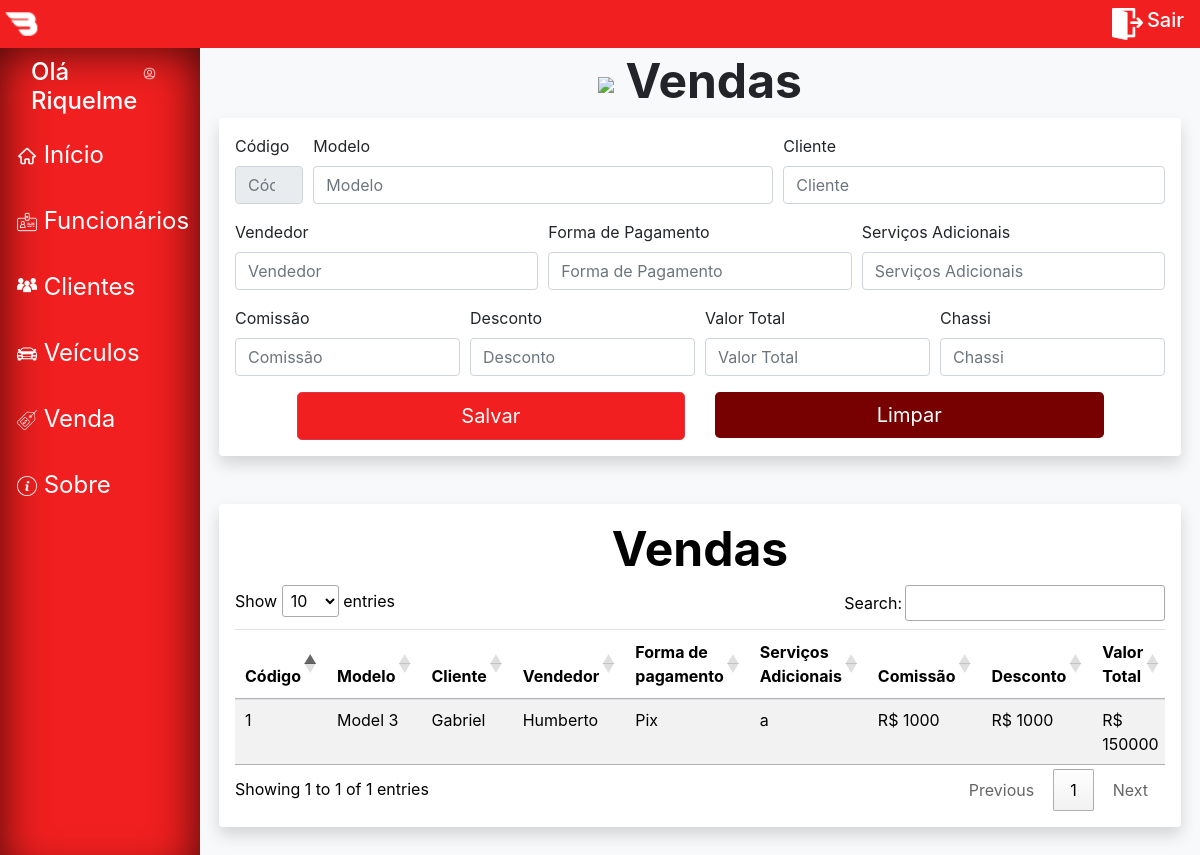
The app's page /BorgesCar/view/venda.php (signed in) with its own data.
### tables this page shows
CREATE TABLE IF NOT EXISTS `tb_venda` (
  `vnd_codigo` int NOT NULL AUTO_INCREMENT,
  `vnd_modelo` varchar(255) NOT NULL,
  `vnd_cliente` varchar(255) NOT NULL,
  `vnd_vendedor` varchar(255) NOT NULL,
  `vnd_formadepagamento` varchar(100) NOT NULL,
  `vnd_servicoadd` varchar(255) NOT NULL,
  `vnd_comissao` double NOT NULL,
  `vnd_desconto` double NOT NULL,
  `vnd_valortotal` double NOT NULL,
  `vnd_chassi` varchar(30) NOT NULL,
  PRIMARY KEY (`vnd_codigo`)
);

### BorgesCar/DAO/DVenda.php (called while the page is built, shortened)
<?php
class DVenda
{
    public static function carregarVenda()
    {
        $conexaoBD = Conexao::criarInstancia();
        $sql = "SELECT * FROM tb_venda;";
        try {
            $stmt = $conexaoBD->query($sql);
            return $stmt->fetchALL();
        } catch (Exception $ex) {
            echo $ex;
            return 0;
        }
    }
}

### BorgesCar/Controller/CVenda.php (called while the page is built, shortened)
<?php
include "../DAO/DVenda.php";
class CVenda
{
    public static function retornarVenda()
    {
        $venda = DVenda::carregarVenda();
        return $venda;
    }
}

### BorgesCar/View/venda.php (the view, shortened to what this page needs)
<?php
include "../Controller/CVenda.php";
$listaVenda = CVenda::retornarVenda();
?>
<!DOCTYPE html>
<html lang="pt-br">
<head>
    <link rel="stylesheet" href="https://stackpath.bootstrapcdn.com/bootstrap/4.1.3/css/bootstrap.min.css"
>
    <link rel="stylesheet" type="text/css" href="https://cdn.datatables.net/1.11.4/css/jquery.dataTables.css">
    <link rel="stylesheet" href="../CSS/style.css">
</head>
<body>
    <?php
    include "../componentes/navbar.php"
        ?>
    <div class="container mw-100">
        <div class="row" style="height: 100vh;">
            <?php
            include "../componentes/btn_barra.php"
                ?>
            <div class="col-sm-10 m-0 p-1 bg-light" id="myGroup">
                <div class="container">
                    <h1 style="font-size: 300%; text-align: center;" class="font-weight-bold">
                        <img src="../Imagens/vendas b.png" width="4%">
                        Vendas
                    </h1>
                    <div class="container shadow p-3 mb-5 bg-white rounded w-auto">
                        <form action="../Controller/rotas.php?acao=salvar&tipo=venda" method="POST">
                            <div class="form-row">
                                <div class="form-group col-md-1">
                                    <label for="codigo">Código</label>
                                    <input class="form-control" type="number" name="codigo" id="codigo" readonly
                                        placeholder="Código" value="<?php echo filter_input(INPUT_GET, "codigo") ?>">
                                </div>
                                <div class="form-group col-md-6">
                                    <label for="modelo">Modelo</label>
                                    <input type="text" class="form-control" id="modelo" name="modelo" placeholder="Modelo"
                                        value="<?php echo filter_input(INPUT_GET, "modelo") ?>">
                                </div>
                                <div class="form-group col-md-5">
                                    <label for="cliente">Cliente</label>
                                    <input type="text" class="form-control" id="cliente" name="cliente"
                                        placeholder="Cliente" value="<?php echo filter_input(INPUT_GET, "cliente") ?>">
                                </div>
                            </div>
                            <div class="form-row">
                                <div class="form-group col-md-4">
                                    <label for="vendedor">Vendedor</label>
                                    <input type="text" class="form-control" id="vendedor" name="vendedor"
                                        placeholder="Vendedor"
                                        value="<?php echo filter_input(INPUT_GET, "vendedor") ?>">
                                </div>
                                <div class="form-group col-md-4">
                                    <label for="formadepagamento">Forma de Pagamento</label>
                                    <input type="text" class="form-control" id="formadepagamento"
                                        name="formadepagamento" placeholder="Forma de Pagamento"
                                        value="<?php echo filter_input(INPUT_GET, "formadepagamento") ?>">
                                </div>
                                <div class="form-group col-md-4">
                                    <label for="servicoadd">Serviços Adicionais</label>
                                    <input type="text" class="form-control" id="servicoadd" name="servicoadd"
                                        placeholder="Serviços Adicionais"
                                        value="<?php echo filter_input(INPUT_GET, "servicoadd") ?>">
                                </div>
                            </div>
                            <div class="form-row">
                                <div class="form-group col-md-3">
                                    <label for="comissao">Comissão</label>
                                    <input type="number" class="form-control" id="comissao" name="comissao"
                                        placeholder="Comissão"
                                        value="<?php echo filter_input(INPUT_GET, "comissao") ?>">
                                </div>
                                <div class="form-group col-md-3">
                                    <label for="desconto">Desconto</label>
                                    <input type="number" class="form-control" id="desconto" name="desconto"
                                        placeholder="Desconto"
                                        value="<?php echo filter_input(INPUT_GET, "desconto") ?>">
                                </div>
                                <div class="form-group col-md-3">
                                    <label for="valortotal">Valor Total</label>
                                    <input type="number" class="form-control" id="valortotal" name="valortotal"
                                        placeholder="Valor Total"
                                        value="<?php echo filter_input(INPUT_GET, "valortotal") ?>">
                                </div>
                                <div class="form-group col-md-3">
                                    <label for="chassi">Chassi</label>
                                    <input type="text" class="form-control" id="chassi" name="chassi"
                                        placeholder="Chassi" value="<?php echo filter_input(INPUT_GET, "chassi") ?>">
                                </div>
                            </div>
                            <div style="width: 90%;" class="container">
                                <div class="row">
                                    <div class="col-6">
                                        <input type="submit" class="btn btn-danger btn-lg w-100" name="salvar"
                                            value="Salvar">
                                    </div>
                                    <div class="col-6">
                                        <a href="..\View\venda.php">
                                            <input type="button" class="btn btn-danger btn-lg btn-danger2" name="Limpar"
                                                value="Limpar">
                                        </a>
                                    </div>
                                </div>
                            </div>
                        </form>
                    </div>
                    <div style="color: black; background-color: white; border-radius: 5%;"
                        class="container shadow p-3 mb-5 bg-white rounded w-auto">
                        <h1 style="font-size: 300%; text-align: center;" class="font-weight-bold">
                            Vendas</h1>
                        <div class="row">
                            <div class="col-12">
                                <div class="table-responsive">
                                    <table id="clientes" class="table table-striped" width="100%">
                                        <thead>
                                            <tr>
                                                <th class="th-sm">Código</th>
                                                <th class="th-sm">Modelo</th>
                                                <th class="th-sm">Cliente</th>
                                                <th class="th-sm">Vendedor</th>
                                                <th class="th-sm">Forma de pagamento</th>
                                                <th class="th-sm">Serviços Adicionais</th>
                                                <th class="th-sm">Comissão</th>
                                                <th class="th-sm">Desconto</th>
                                                <th class="th-sm">Valor Total</th>
                                            </tr>
                                        </thead>
                                        <tbody>
                                            <?php
                                            foreach ($listaVenda as $venda) {
                                                echo "
                                                            <tr>
                                                                <td>
                                                                " . $venda['vnd_codigo'] . "
                                                                </td>
                                                                <td>
                                                                " . $venda['vnd_modelo'] . "
                                                                </td>
                                                                <td>
                                                                " . $venda['vnd_cliente'] . "
                                                                </td>
                                                                <td>
                                                                " . $venda['vnd_vendedor'] . "
                                                                </td>
                                                                <td>
                                                                " . $venda['vnd_formadepagamento'] . "
                                                                </td>
                                                                <td>
                                                                " . $venda['vnd_servicoadd'] . "
                                                                </td>
                                                                <td>R$
                                                                " . $venda['vnd_comissao'] . "
                                                                </td>
                                                                <td>R$
                                                                " . $venda['vnd_desconto'] . "
                                                                </td>
                                                                <td>R$
                                                                " . $venda['vnd_valortotal'] . "
                                                                </td>
                                                                " . $venda['vnd_chassi'] . "
                                                                " . btn_editar_excluir(
                                                    '' . $venda[''] . '' . $venda[''] . '' . $venda[''] . '' . $venda[''] . '' . $venda[''] . '' . $venda[''] . '' . $venda[''] . '' . $venda[''] . '' . $venda[''] . '' . $venda[''] . '',
                                                    '../Controller/rotas.php?acao=excluir&tipo=venda&codigo=' . $venda['vnd_codigo'] . '',
                                                    '' . $venda['vnd_codigo'] . ''
                                                ) . "
                                                        </tr>";
                                            }
                                            ?>
                                        </tbody>
                                    </table>
                                </div>
                            </div>
                        </div>
                    </div>
                </div>
            </div>
        </div>
    </div>
</body>
</html>

### BorgesCar/CSS/style.css (style rules this page uses)
.btn-danger { background-color: rgb(241, 31, 31); }
.btn-danger2 { width: 100%; background-color: rgb(119, 0, 0); border: 0; }

### records on screen
tb_venda: vnd_codigo "1", vnd_modelo "Model 3", vnd_cliente "Gabriel", vnd_vendedor "Humberto", vnd_formadepagamento "Pix", vnd_servicoadd "a", vnd_comissao "1000", vnd_desconto "1000", vnd_valortotal "150000"

### other values on screen
$_SESSION['user_name'] "Riquelme"
